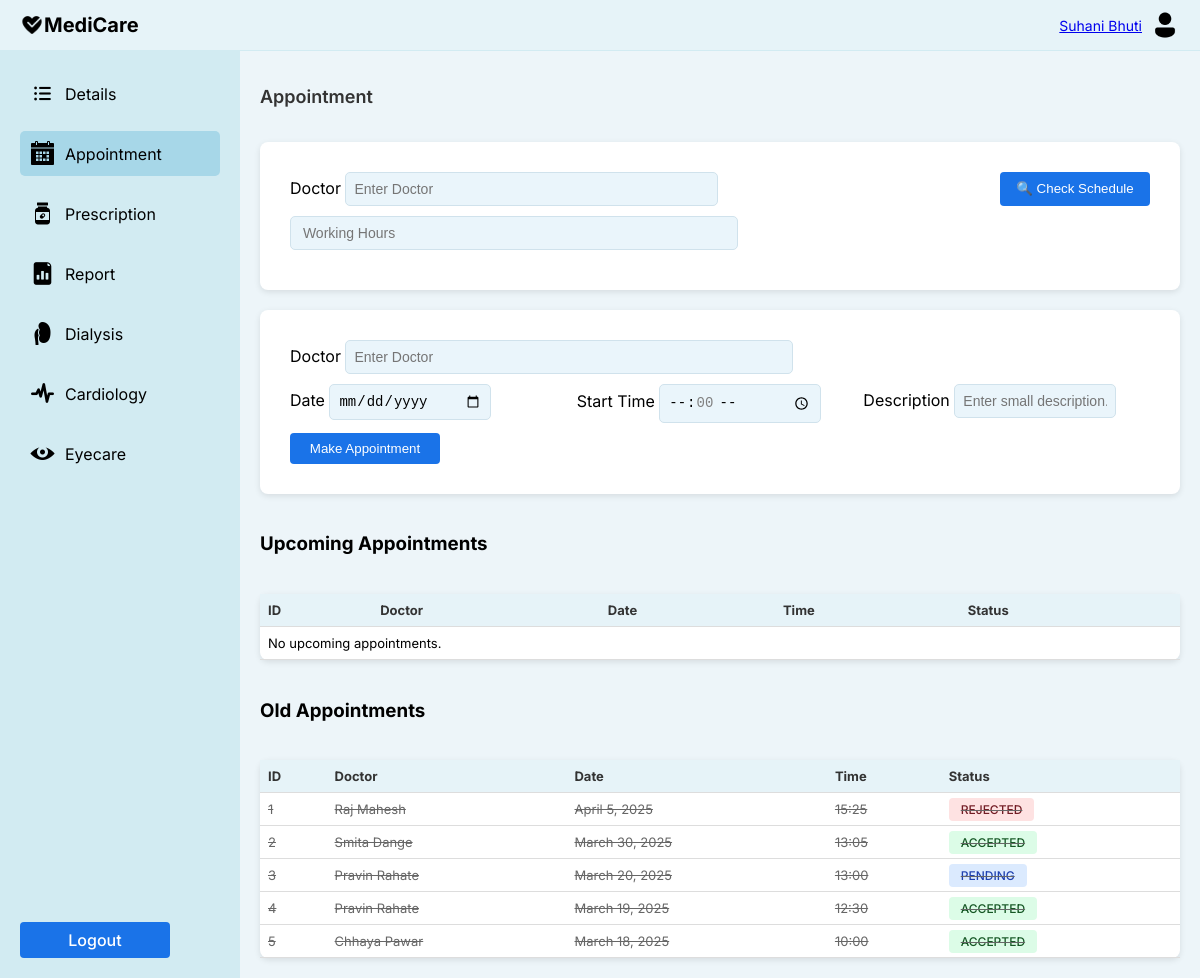
The page /accounts/p_dash/ (signed in) on the database as committed earlier.
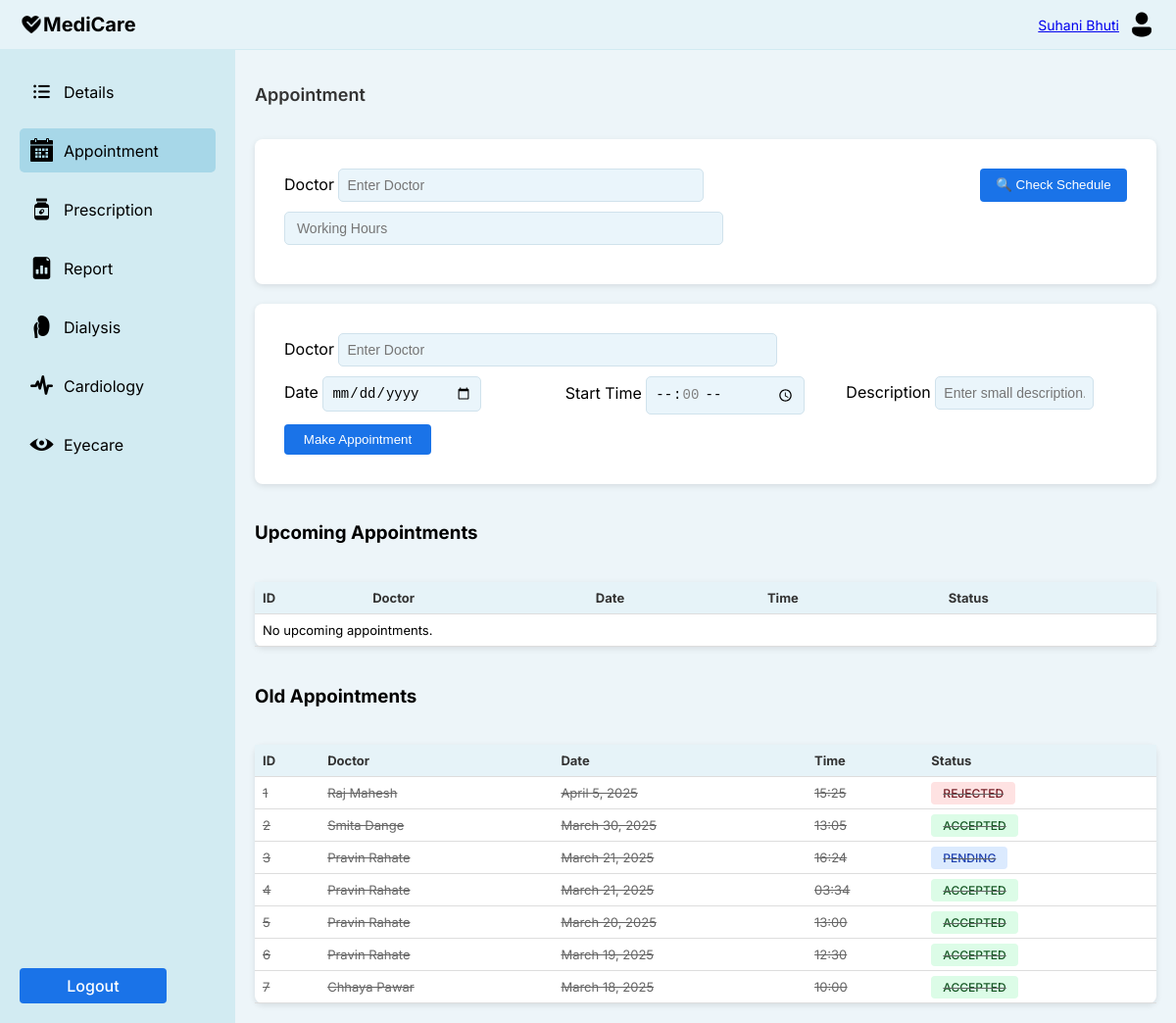
The same page on the database as committed later.
### accounts/models.py (models this page shows, shortened)
class Appointment(models.Model):
    STATUS_CHOICES = [
        ('pending', 'Pending'),
        ('accepted', 'Accepted'),
        ('rejected', 'Rejected'),
    ]
    doctor = models.ForeignKey(StaffD, on_delete=models.CASCADE)
    patient = models.ForeignKey(User, on_delete=models.CASCADE)
    date = models.DateField()
    start_time = models.TimeField()
    end_time = models.TimeField()
    description = models.TextField()
    status = models.CharField(max_length=10, choices=STATUS_CHOICES, default='pending')
    class Meta:
        unique_together = ('doctor', 'date', 'start_time')

class StaffD(models.Model):
    user = models.OneToOneField(User, on_delete=models.CASCADE, related_name='staff_profile', default=1)
    full_name = models.CharField(max_length=100)
    email = models.EmailField( null=True, blank=True)
    mobile_number = models.CharField(max_length=15)
    gender = models.CharField(max_length=10)
    age = models.PositiveIntegerField()
    department = models.CharField(max_length=50)
    specialization = models.CharField(max_length=100)
    qualification = models.CharField(max_length=100)
    years_of_experience = models.CharField(max_length=10)

### accounts/views.py (the view)
# urls.py: path('p_dash/', views.p_dash, name='p_dash'),
@login_required
def p_dash(request):
    current_time = timezone.now()
    upcoming_appointments = Appointment.objects.filter(
        Q(patient=request.user, date__gt=current_time.date()) |  # Future dates
        Q(patient=request.user, date=current_time.date(), start_time__gt=current_time.time())  # Today but future time
    ).order_by('date', 'start_time')
    old_appointments = Appointment.objects.filter(
        Q(patient=request.user, date__lt=current_time.date()) |  # Past dates
        Q(patient=request.user, date=current_time.date(), end_time__lte=current_time.time())  # Today but time has elapsed
    ).order_by('-date', '-start_time')
    for appointment in upcoming_appointments:
        appointment.start_time = appointment.start_time.strftime('%H:%M')
        appointment.end_time = appointment.end_time.strftime('%H:%M')
    for appointment in old_appointments:
        appointment.start_time = appointment.start_time.strftime('%H:%M')
        appointment.end_time = appointment.end_time.strftime('%H:%M')
    context = {
        'upcoming_appointments': upcoming_appointments,
        'old_appointments': old_appointments,
    }
    return render(request, 'accounts/p_dash.html', context)

### accounts/context_processors.py (called while the page is built)
def media_url(request):
    return {
        'MEDIA_URL': settings.MEDIA_URL,
    }

### templates/accounts/p_dash.html (shortened to what the changed rows need)
<!DOCTYPE html>
<html lang="en">
<head>
</head>
<body>
    <div class="container">
        <div class="content">
            <div class="main-content">
                <div class="section-header">
                    <h2>Appointment</h2>
                </div>
<div class="appointment-table">
    <table class="table" id="upcoming-appointments">
        <thead>
            <tr>
                <th>ID</th>
                <th>Doctor</th>
                <th>Date</th>
                <th>Time</th>
                <th>Status</th>
            </tr>
        </thead>
    </table>
</div>
<div class="appointment-table">
    <table class="table" id="old-appointments">
        <thead>
            <tr>
                <th>ID</th>
                <th>Doctor</th>
                <th>Date</th>
                <th>Time</th>
                <th>Status</th>
            </tr>
        </thead>
        <tbody>
            {% for appointment in old_appointments %}
            <tr class="table-row completed">
                <td>{{ forloop.counter }}</td>
                <td>{{ appointment.doctor.full_name }}</td>
                <td>{{ appointment.date }}</td>
                <td>{{ appointment.start_time }}</td>
                <td>
                    <span class="status-badge {% if appointment.status == 'accepted' %}status-accepted{% elif appointment.status == 'rejected' %}status-rejected{% else %}status-pending{% endif %}">
                        {{ appointment.get_status_display }}
                    </span>
                </td>
            </tr>
            {% empty %}
            <tr>
                <td colspan="5">No old appointments.</td>
            </tr>
            {% endfor %}
        </tbody>
    </table>
</div>
            </div>
        </div>
    </div>
</body>
</html>

Rows that differ between the two databases and show on the page:
added Appointment: doctor.full_name "Pravin Rahate", date "March 21, 2025", start_time "16:24", status "PENDING"
added Appointment: doctor.full_name "Pravin Rahate", date "March 21, 2025", start_time "03:34", status "ACCEPTED"
changed Appointment "March 20, 2025": status "PENDING" → "ACCEPTED"
